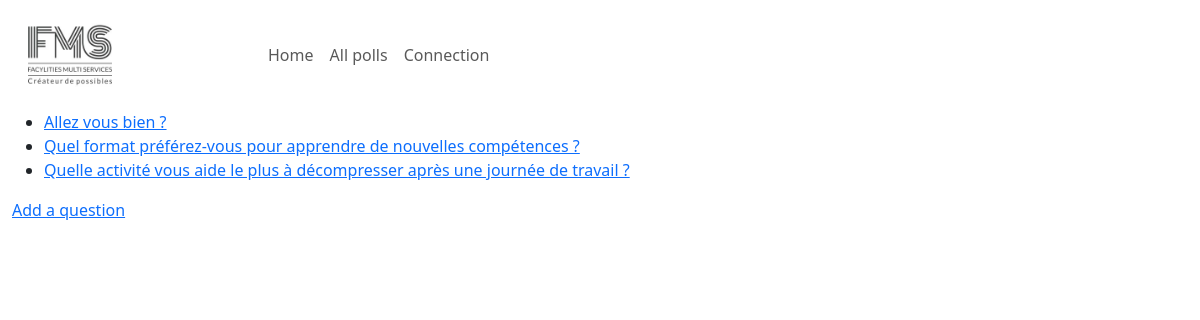
Before: /polls/ with the older database file.
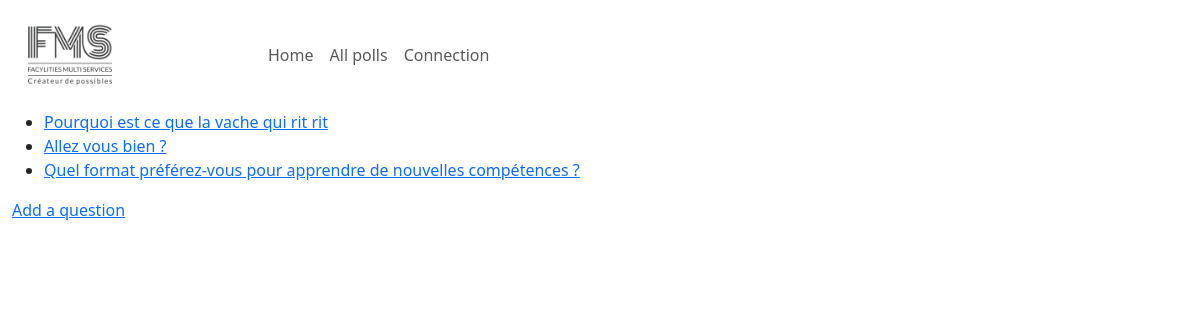
After: the same page with the newer database file.
### polls/models.py (models this page shows, shortened)
class Question(models.Model):
    id = models.AutoField(primary_key=True)
    question_text = models.CharField(max_length=200)
    pub_date = models.DateTimeField("date published")

### polls/views.py (the view)
# urls.py: path("", views.IndexView.as_view(), name="index"),
class IndexView(generic.ListView):
    template_name = "polls/index.html"
    context_object_name = "latest_question_list"
    def get_queryset(self) -> Any:
        return Question.objects.filter(pub_date__lte=timezone.now()).order_by(
            "-pub_date"
        )[:3]

### polls/templates/polls/index.html (shortened to what this page needs)
{% extends "polls/base.html" %}
{% block content %}
{% if latest_question_list %}
<ul>
  {% for question in latest_question_list %}
  <li>
    <a href="{% url 'polls:frequency' question.id %}"
    >{{ question.question_text }}</a
    >
  </li>
  {% endfor %}
</ul>
{% else %}
<p>No polls are available.</p>
{% endif %}
<a href="{% url 'polls:add' %}">Add a question</a>
{% endblock %}

Changed rows visible on the page:
no longer on this page (row unchanged): Question: question_text "Quelle activité vous aide le plus à décompresser après une journée de travail ?"
added Question: question_text "Pourquoi est ce que la vache qui rit rit"
